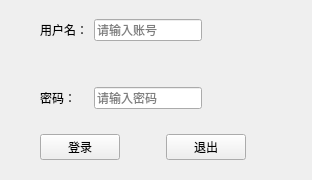
<?xml version="1.0" encoding="UTF-8"?>
<ui version="4.0">
 <class>Widget</class>
 <widget class="QWidget" name="Widget">
  <property name="geometry">
   <rect>
    <x>0</x>
    <y>0</y>
    <width>312</width>
    <height>180</height>
   </rect>
  </property>
  <property name="minimumSize">
   <size>
    <width>300</width>
    <height>180</height>
   </size>
  </property>
  <property name="maximumSize">
   <size>
    <width>312</width>
    <height>180</height>
   </size>
  </property>
  <property name="windowTitle">
   <string>Widget</string>
  </property>
  <property name="styleSheet">
   <string notr="true">image: url(:/pic/back2.jpg);</string>
  </property>
  <layout class="QVBoxLayout" name="verticalLayout">
   <property name="leftMargin">
    <number>0</number>
   </property>
   <property name="topMargin">
    <number>0</number>
   </property>
   <property name="rightMargin">
    <number>0</number>
   </property>
   <property name="bottomMargin">
    <number>0</number>
   </property>
   <item>
    <widget class="QWidget" name="widget" native="true">
     <property name="sizePolicy">
      <sizepolicy hsizetype="Fixed" vsizetype="Fixed">
       <horstretch>0</horstretch>
       <verstretch>0</verstretch>
      </sizepolicy>
     </property>
     <layout class="QGridLayout" name="gridLayout">
      <property name="leftMargin">
       <number>0</number>
      </property>
      <property name="topMargin">
       <number>0</number>
      </property>
      <property name="rightMargin">
       <number>0</number>
      </property>
      <property name="bottomMargin">
       <number>0</number>
      </property>
      <item row="0" column="1">
       <widget class="QLabel" name="label">
        <property name="text">
         <string>用户名：</string>
        </property>
       </widget>
      </item>
      <item row="0" column="2">
       <widget class="QLineEdit" name="userlineEdit">
        <property name="placeholderText">
         <string>请输入账号</string>
        </property>
       </widget>
      </item>
      <item row="2" column="1">
       <widget class="QLabel" name="label_2">
        <property name="text">
         <string>密码：</string>
        </property>
       </widget>
      </item>
      <item row="2" column="2">
       <widget class="QLineEdit" name="pswlineEdit">
        <property name="echoMode">
         <enum>QLineEdit::Password</enum>
        </property>
        <property name="placeholderText">
         <string>请输入密码</string>
        </property>
       </widget>
      </item>
      <item row="0" column="0">
       <spacer name="horizontalSpacer_4">
        <property name="orientation">
         <enum>Qt::Horizontal</enum>
        </property>
        <property name="sizeHint" stdset="0">
         <size>
          <width>40</width>
          <height>20</height>
         </size>
        </property>
       </spacer>
      </item>
      <item row="1" column="2">
       <spacer name="verticalSpacer">
        <property name="orientation">
         <enum>Qt::Vertical</enum>
        </property>
        <property name="sizeHint" stdset="0">
         <size>
          <width>20</width>
          <height>40</height>
         </size>
        </property>
       </spacer>
      </item>
      <item row="0" column="3">
       <spacer name="horizontalSpacer_5">
        <property name="orientation">
         <enum>Qt::Horizontal</enum>
        </property>
        <property name="sizeHint" stdset="0">
         <size>
          <width>40</width>
          <height>20</height>
         </size>
        </property>
       </spacer>
      </item>
     </layout>
    </widget>
   </item>
   <item>
    <widget class="QWidget" name="widget_3" native="true">
     <property name="sizePolicy">
      <sizepolicy hsizetype="Fixed" vsizetype="Fixed">
       <horstretch>0</horstretch>
       <verstretch>0</verstretch>
      </sizepolicy>
     </property>
     <layout class="QHBoxLayout" name="horizontalLayout_3">
      <property name="leftMargin">
       <number>0</number>
      </property>
      <property name="topMargin">
       <number>0</number>
      </property>
      <property name="rightMargin">
       <number>0</number>
      </property>
      <property name="bottomMargin">
       <number>0</number>
      </property>
      <item>
       <spacer name="horizontalSpacer">
        <property name="orientation">
         <enum>Qt::Horizontal</enum>
        </property>
        <property name="sizeHint" stdset="0">
         <size>
          <width>40</width>
          <height>20</height>
         </size>
        </property>
       </spacer>
      </item>
      <item>
       <widget class="QPushButton" name="logbutton">
        <property name="text">
         <string>登录</string>
        </property>
       </widget>
      </item>
      <item>
       <spacer name="horizontalSpacer_3">
        <property name="orientation">
         <enum>Qt::Horizontal</enum>
        </property>
        <property name="sizeType">
         <enum>QSizePolicy::Fixed</enum>
        </property>
        <property name="sizeHint" stdset="0">
         <size>
          <width>40</width>
          <height>20</height>
         </size>
        </property>
       </spacer>
      </item>
      <item>
       <widget class="QPushButton" name="exit">
        <property name="text">
         <string>退出</string>
        </property>
       </widget>
      </item>
      <item>
       <spacer name="horizontalSpacer_2">
        <property name="orientation">
         <enum>Qt::Horizontal</enum>
        </property>
        <property name="sizeHint" stdset="0">
         <size>
          <width>40</width>
          <height>20</height>
         </size>
        </property>
       </spacer>
      </item>
     </layout>
    </widget>
   </item>
  </layout>
 </widget>
 <layoutdefault spacing="6" margin="11"/>
 <resources/>
 <connections/>
</ui>
